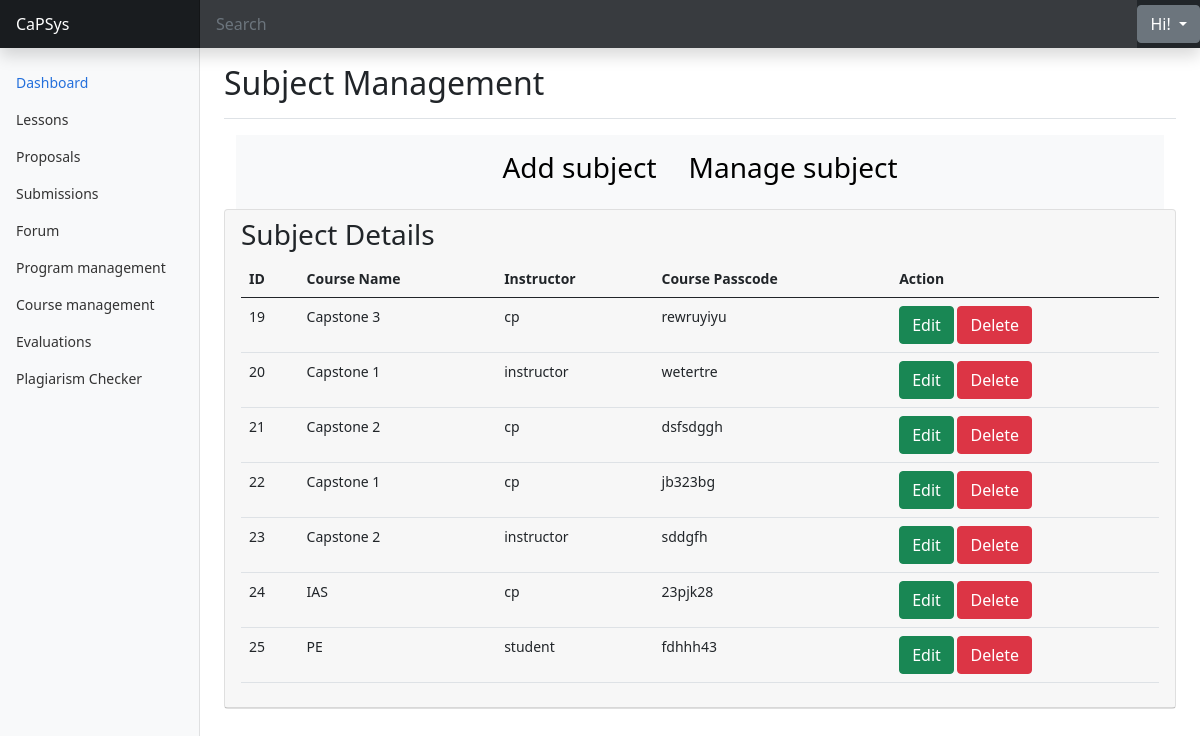
Page /manage_subject/ on the committed database.
### subjects/models.py (models this page shows, shortened)
class Subject(models.Model):
    subject_name = models.CharField(max_length=255, null=True)
    cp_id = models.ForeignKey(UserProfile, null=True, on_delete=models.CASCADE)
    code = models.CharField(max_length=100, null=True)

### register/models.py (models this page shows)
class UserProfile(models.Model):
    user = models.OneToOneField(User,null=True, on_delete=models.CASCADE)
    roles = (
        ('1','Dean'),
        ('2', 'Capstone Professor'),
        ('3', 'Faculty'),
        ('4', 'Student'),
    )
    role = models.CharField(max_length=100, choices=roles, default="instructor")
    image = models.ImageField(upload_to="images/",default="user.png")
    group_name = models.CharField(default="", max_length=250)
    def __str__(self):
        return self.user.username

### subjects/views.py (the view)
# urls.py: path('manage_subject/', views.Manage_subject, name='Manage_Subject'),
def Manage_subject(response):
    subjects = Subject.objects.all()
    return render(response, 'manage_subject.html', {'subjects':subjects})

### subjects/templates/manage_subject.html (shortened to what this page needs)
{% extends 'cp/main/base.html' %}
{% load static %}
{% block content %}
<main class="col-md-9 ms-sm-auto col-lg-10 px-md-4">
  <div class="d-flex justify-content-between flex-wrap flex-md-nowrap align-items-center pt-3 pb-2 mb-3 border-bottom">
    <h1 class="h2">
      Subject Management
    </h1>
  </div>
  <div class="container">
    <nav class="navbar navbar-expand-lg  bg-light">
      <div class="container-fluid justify-content-center">
        <ul class="nav justify-content-center">
          <li class="nav-item">
            <h3><a class="nav-link " href="{% url 'Add_Subject' %}" style="color: black">Add subject</a></h3>
          </li>
          <li class="nav-item">
            <h3><a class="nav-link active" href="{% url 'Manage_Subject' %}" style="color: black">Manage subject</a></h3>
          </li>
        </ul>
      </div>
    </nav>
  </div>
  <div class="row">
    <div class="col-md-12">
      <div class="card">
        <div class="card-header">
          <h3 class="card-title">Subject Details</h3>
          <div class="card-body table-responsive p-0">
            <table class="table table-hover text-nowrap">
              <thead>
                <tr>
                  <th>ID</th>
                  <th>Course Name</th>
                  <th>Instructor</th>
                  <th>Course Passcode</th>
                  <th>Action</th>
                </tr>
              </thead>
              <tbody>
                {% for subject in subjects %}
                <tr>
                  <td>{{ subject.id }}</td>
                  <td>{{ subject.subject_name }}</td>
                  <td>{{ subject.cp_id }}</td>
                  <td>{{ subject.code }}</td>
                  <td>
                    <a href="#" class="btn btn-success">Edit</a>
                    <a href="{% url 'Delete_Subject' subject.id %}" class="btn btn-danger">Delete</a>
                  </td>
                </tr>
                {% endfor %}
              </tbody>
            </table>
          </div>
        </div>
      </div>
    </div>
</main>
{% endblock %}

### main/static/main/css/dashboard.css (style rules this page uses)
body { font-size: .875rem; }

### rows in the picture
Subject: id "19", subject_name "Capstone 3", cp_id "cp", code "rewruyiyu"
Subject: id "20", subject_name "Capstone 1", cp_id "instructor", code "wetertre"
Subject: id "21", subject_name "Capstone 2", cp_id "cp", code "dsfsdggh"
Subject: id "22", subject_name "Capstone 1", cp_id "cp", code "jb323bg"
Subject: id "23", subject_name "Capstone 2", cp_id "instructor", code "sddgfh"
Subject: id "24", subject_name "IAS", cp_id "cp", code "23pjk28"
Subject: id "25", subject_name "PE", cp_id "student", code "fdhhh43"
